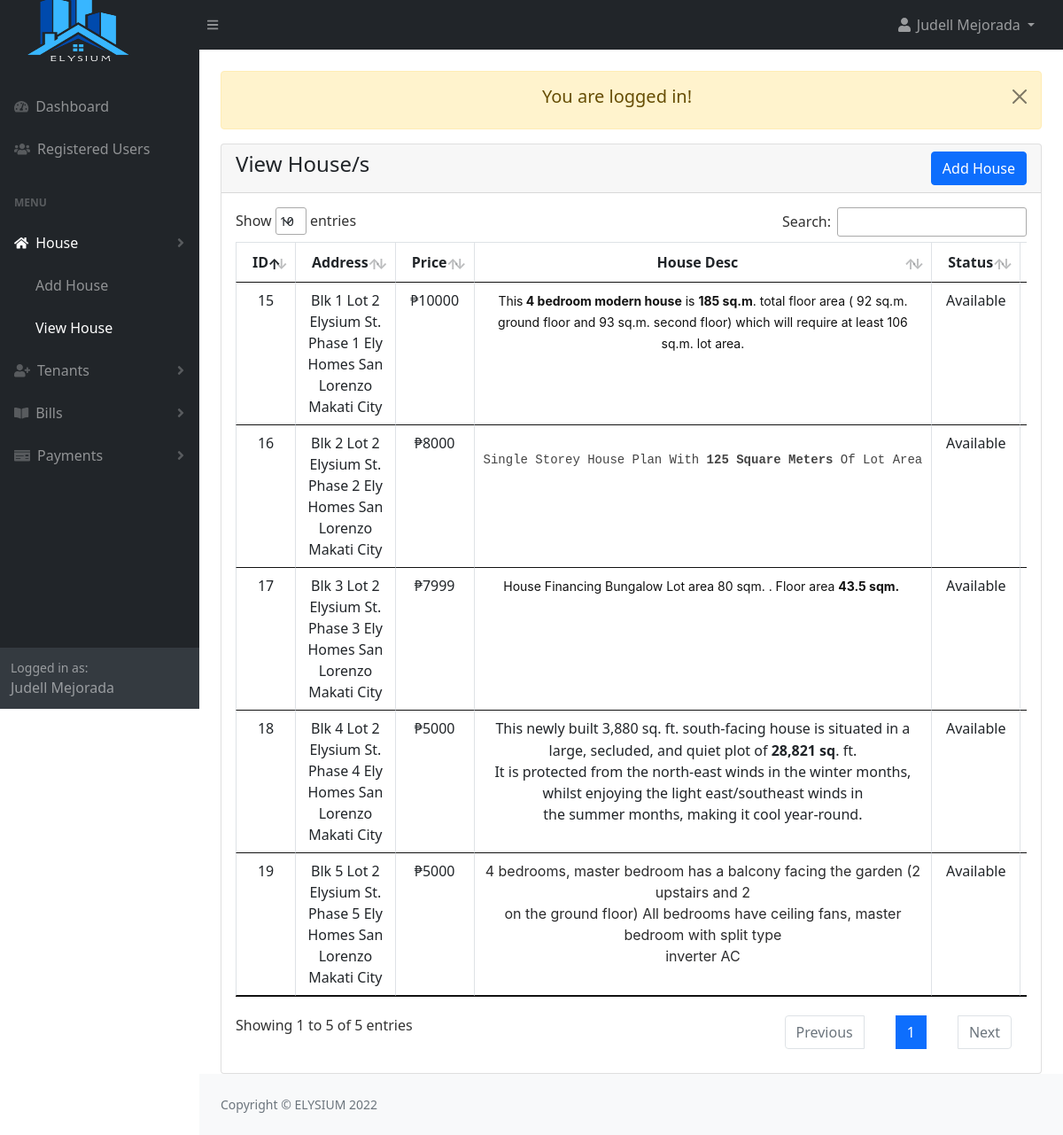
/admin/house_view.php (signed in), run on an earlier commit of the app's database.
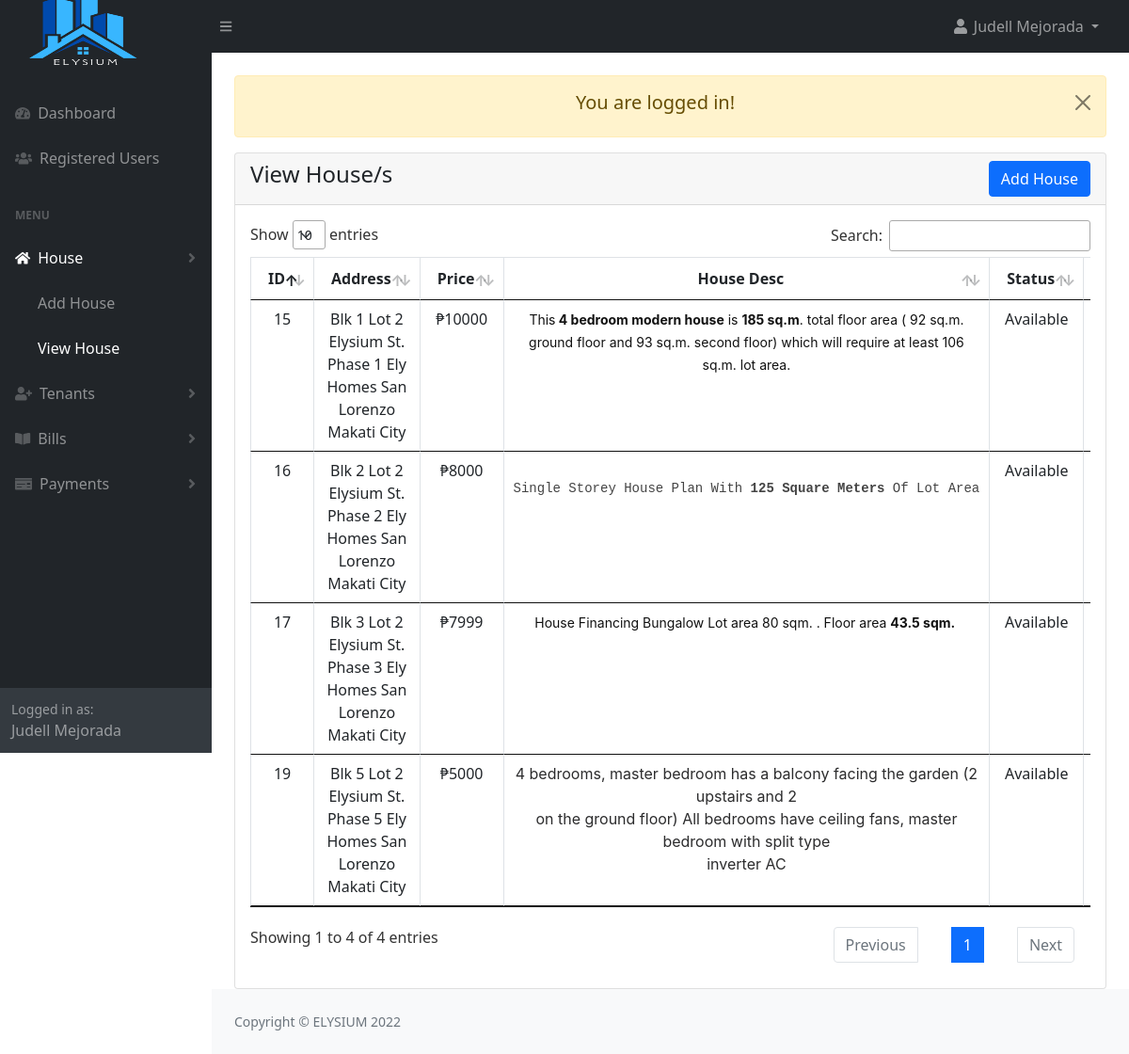
And on a later commit of the database.
### tables this page shows
CREATE TABLE `house` (
  `house_id` int(11) NOT NULL,
  `house_address` varchar(199) NOT NULL,
  `house_price` int(20) NOT NULL,
  `house_desc` text DEFAULT NULL,
  `house_status` tinyint(1) NOT NULL DEFAULT 0 COMMENT '0-invisible, 1-visible, 2-delete',
  `added_date` timestamp NOT NULL DEFAULT current_timestamp()
);

### admin/house_view.php (the view, shortened to what this page needs)
<?php
include("authentication.php");
include("includes/header.php");
?>
<div class="container-fluid px-4">
    <div class="row mt-4">
        <div class="col-md-12">
			<?php include('message.php'); ?>
            <div class="card">
                <div class="card-header">
                    <h4>View House/s
                        <a href="house_add.php" class="btn btn-primary float-end">Add House</a>
                    </h4>
                </div>
                <div class="card-body">
                <div class="table-responsive">
                    <table id="myDataTable" class="table table-bordered table-stripe">
                        <thead>
                            <tr>
                                <th class="text-center">ID</th>
                                <th class="text-center">Address</th>
                                <th class="text-center">Price</th>
                                <th class="text-center">House Desc</th>
                                <th class="text-center">Status</th>
                                <th class="text-center">Edit</th>
                            </tr>
                        </thead>
                        <tbody>
                            <?php
                                $house = "SELECT * FROM house WHERE house_status != '2' ";
                                $house_run = mysqli_query($con,$house);
                                if(mysqli_num_rows($house_run) > 0 )
                                {
                                    foreach($house_run as $home)
                                    {
                                        ?>
                                        <tr>
                                            <td class="text-center"><?= $home['house_id'] ?></td>
                                            <td class="text-center"><?= $home['house_address'] ?></td>
                                            <td class="text-center"><?= '₱'.$home['house_price'] ?></td>
                                            <td class="text-center"><?= $home['house_desc'] ?></td>
                                            <td class="text-center">
                                                <?= $home['house_status'] == '1' ? 'Available':'Unavailable' ?>
                                            </td>
                                            <td class="text-center">
                                            </td>
                                        </tr>
                                        <?php
                                    }
                                }
                                else
                                {
                                    ?>
                                    <tr>
                                            <td colspan="6"> No Record Found</td>
                                    </tr>
                                    <?php
                                }
                            ?>
                        </tbody>
                    </table>
                </div>
                </div>
            </div>
        </div>
    </div>
</div>
<?php
include("includes/footer.php");
include("includes/scripts.php");
?>

What changed in the data, as far as the page shows it:
no longer on this page (row edited): house: house_id "18", house_address "Blk 4 Lot 2 Elysium St. Phase 4 Ely Homes San Lorenzo Makati City", house_price "5000", house_desc "This newly built 3,880 sq. ft. south-facing house is situated in a large, secluded, and quiet plot of 28,821 sq . ft. It is protected from the north-east winds in the winter months, whilst enjoying the light east/southeast winds in the summer months, making it cool year-rou nd.", house_status "Available"
Also different on the page:
text written by a page script: "Show entries Search: Showing 1 to 5 of 5 entries Previous 1 Next" → "Show entries Search: Showing 1 to 4 of 4 entries Previous 1 Next"
